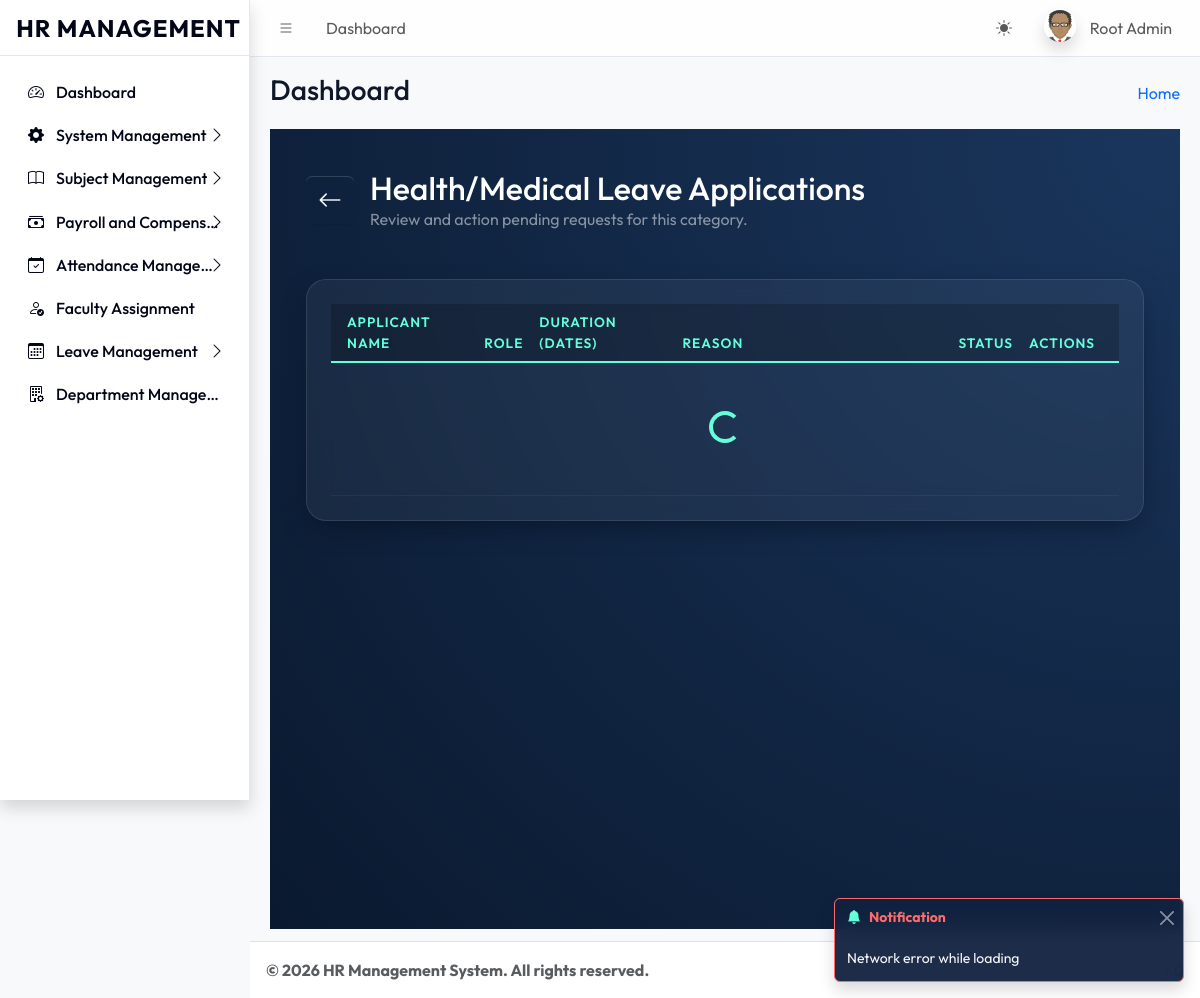
/dashboards/super_admin/category_applications.php?id=1 (signed in), run on the app's committed database.
### tables this page shows
CREATE TABLE `sys_pages` (
  `id` int(11) NOT NULL,
  `parent_id` int(11) DEFAULT 0,
  `page_name` varchar(100) NOT NULL,
  `page_url` varchar(255) DEFAULT '#',
  `icon_class` varchar(50) DEFAULT 'bi bi-circle',
  `sort_order` int(11) DEFAULT 0
);

CREATE TABLE `leave_categories` (
  `id` int(11) NOT NULL,
  `name` varchar(100) NOT NULL,
  `description` text DEFAULT NULL,
  `days_allowed` int(11) NOT NULL DEFAULT 0,
  `status` enum('active','inactive') DEFAULT 'active',
  `created_at` timestamp NOT NULL DEFAULT current_timestamp()
);

### dashboards/super_admin/category_applications.php (the view, shortened to what this page needs)
<?php
require_once '../../core/db.php';
$categoryId = isset($_GET['id']) ? (int)$_GET['id'] : 0;
$stmt = $pdo->prepare("SELECT name FROM leave_categories WHERE id = ?");
$stmt->execute([$categoryId]);
$categoryName = $stmt->fetchColumn() ?: "Unknown Category";
require_once '../../includes/header.php';
require_once '../../includes/sidebar.php';
?>
<div class="content-wrapper p-4">
    <div class="container-fluid">
        <div class="d-flex align-items-center mb-5 mt-3">
            <a href="leave_categories.php" class="btn btn-outline-light border-0 me-3 fs-4"><i class="bi bi-arrow-left"></i></a>
            <div>
                <h2 class="mb-0 text-white font-weight-bold"><?= htmlspecialchars($categoryName) ?> Applications</h2>
                <p class="text-white-50 mb-0">Review and action pending requests for this category.</p>
            </div>
        </div>
        <div class="glass-panel p-4">
            <div class="table-responsive">
                <table class="table table-borderless table-glass align-middle mb-0" id="applicationsTable">
                    <thead>
                        <tr>
                            <th class="ps-3">Applicant Name</th>
                            <th>Role</th>
                            <th>Duration (Dates)</th>
                            <th style="width: 35%;">Reason</th>
                            <th>Status</th>
                            <th class="text-end pe-4">Actions</th>
                        </tr>
                    </thead>
                    <tbody id="applicationsBody">
                        <tr>
                            <td colspan="6" class="text-center py-5 text-white-50">
                                <div class="spinner-border text-teal" role="status"><span class="visually-hidden">Loading...</span></div>
                            </td>
                        </tr>
                    </tbody>
                </table>
            </div>
        </div>
    </div>
</div>
<div class="toast-container position-fixed bottom-0 end-0 p-3" style="z-index: 1060;">
    <div id="liveToast" class="toast toast-glass" role="alert" aria-live="assertive" aria-atomic="true">
        <div class="toast-header border-bottom-0 bg-transparent text-white">
            <i class="bi bi-bell-fill text-teal me-2"></i>
            <strong class="me-auto text-teal">Notification</strong>
            <button type="button" class="btn-close btn-close-white" data-bs-dismiss="toast" aria-label="Close"></button>
        </div>
        <div class="toast-body" id="toastMessage"></div>
    </div>
</div>
<?php require_once '../../includes/footer.php'; ?>

### includes/sidebar.php (shortened to what this page needs)
<aside class="app-sidebar shadow">
    <div class="sidebar-brand text-center py-4">
        <a href="<?= BASE_URL ?>index.php" class="brand-link text-decoration-none">
            <span class="brand-text fw-bold fs-4 text-primary" style="letter-spacing: 1px;">HR MANAGEMENT</span>
        </a>
    </div>
    <div class="sidebar-wrapper">
        <nav class="mt-2">
            <ul class="nav sidebar-menu flex-column" data-lte-toggle="treeview" role="menu" data-accordion="false">
                <?php
                function renderMenu($pdo, $parentId = 0, $userRole, $currentPath)
                {
                    $sql = "
                        SELECT p.* FROM sys_pages p
                        JOIN role_access ra ON p.id = ra.page_id
                        WHERE p.parent_id = ? AND ra.role_key = ?
                        ORDER BY p.sort_order ASC
                    ";
                    $stmt = $pdo->prepare($sql);
                    $stmt->execute([$parentId, $userRole]);
                    $items = $stmt->fetchAll();
                    foreach ($items as $item) {
                        $itemUrl = str_replace('\\', '/', $item['page_url']);
                        $childSql = "
                            SELECT p.* FROM sys_pages p
                            JOIN role_access ra ON p.id = ra.page_id
                            WHERE p.parent_id = ? AND ra.role_key = ?
                            ORDER BY p.sort_order ASC
                        ";
                        $childStmt = $pdo->prepare($childSql);
                        $childStmt->execute([$item['id'], $userRole]);
                        $children = $childStmt->fetchAll();
                        $hasChildren = count($children) > 0;
                        $itemClass = "nav-item";
                        $linkClass = "nav-link";
                        echo '<li class="' . $itemClass . '">';
                        echo '<a href="' . ($hasChildren ? '#' : BASE_URL . $itemUrl) . '" class="' . $linkClass . '">';
                        echo '<i class="nav-icon ' . ($item['icon_class'] ?: 'bi bi-circle') . '"></i>';
                        echo '<p>' . htmlspecialchars($item['page_name']);
                        if ($hasChildren) {
                            echo '<i class="nav-arrow bi bi-chevron-right"></i>';
                        }
                        echo '</p></a>';
                        echo '</li>';
                    }
                }
                $currentPath = str_replace('\\', '/', substr($_SERVER['SCRIPT_NAME'], strlen('/universal/')));
                renderMenu($pdo, 0, $_SESSION['role'], $currentPath);
                ?>
            </ul>
        </nav>
    </div>
</aside>

### assets/css/custom_theme.css (style rules this page uses)
:root { --primary-cobalt: #2563eb; --primary-cobalt-dark: #1d4ed8; --slate-50: #f8fafc; --slate-100: #f1f5f9; --slate-200: #e2e8f0; --slate-500: #64748b; --slate-800: #1e293b; --slate-900: #0f172a; --slate-950: #020617; }
body { font-family: var(--theme-font, 'Outfit', sans-serif); background-color: var(--slate-50); color: var(--slate-900); -webkit-font-smoothing: antialiased; }
.app-sidebar { background-color: var(--theme-sidebar-bg, #ffffff) !important; background-image: none !important; border-right: 1px solid var(--theme-card-border, #e2e8f0) !important; }
.sidebar-brand { border-bottom: 1px solid var(--theme-card-border, #e2e8f0) !important; }
.app-sidebar .brand-text, .app-sidebar .nav-link, .app-sidebar .nav-icon, .app-sidebar .nav-arrow { color: var(--theme-sidebar-accent, #020617) !important; font-weight: 500; }

### dashboards/super_admin/category_applications.php (style rules this page uses)
:root { --deep-blue: #0A192F; --navy-blue: #112240; --teal-accent: #64FFDA; --soft-white: #F8F9FA; --glass-bg: rgba(255, 255, 255, 0.05); --glass-border: rgba(255, 255, 255, 0.1); }
.content-wrapper { background: radial-gradient(circle at top right, #1a365d 0%, var(--deep-blue) 100%); position: relative; z-index: 1; overflow: hidden; min-height: 100vh; }
.glass-panel { background: var(--glass-bg); backdrop-filter: blur(16px); -webkit-backdrop-filter: blur(16px); border: 1px solid var(--glass-border); border-radius: 20px; box-shadow: 0 10px 30px -10px rgba(2, 12, 27, 0.7); color: var(--soft-white); }
.table-glass { color: var(--soft-white); }
.table-glass thead th { background: rgba(0,0,0,0.2) !important; border-bottom: 2px solid var(--teal-accent); color: var(--teal-accent); font-weight: 600; text-transform: uppercase; font-size: 0.85rem; letter-spacing: 1px; }
.table-glass tbody td { background: transparent !important; border-bottom: 1px solid rgba(255,255,255,0.05); vertical-align: middle; }
.text-teal { color: var(--teal-accent) !important; }
.toast-glass { background: rgba(17, 34, 64, 0.95); backdrop-filter: blur(10px); border: 1px solid var(--teal-accent); color: var(--soft-white); }

### data on the page
sys_pages: page_name "Dashboard"
sys_pages: page_name "System Management"
sys_pages: page_name "Subject Management"
sys_pages: page_name "Payroll and Compens…"
sys_pages: page_name "Attendance Manage…"
sys_pages: page_name "Faculty Assignment"
sys_pages: page_name "Leave Management"
sys_pages: page_name "Department Manage…"
leave_categories: name "Health/Medical Leave"

### other printed values
$pageTitle "Dashboard"
$_SESSION['name'] "Root Admin"
$settings['footer_text'] "© 2026 HR Management System. All rights reserved."
